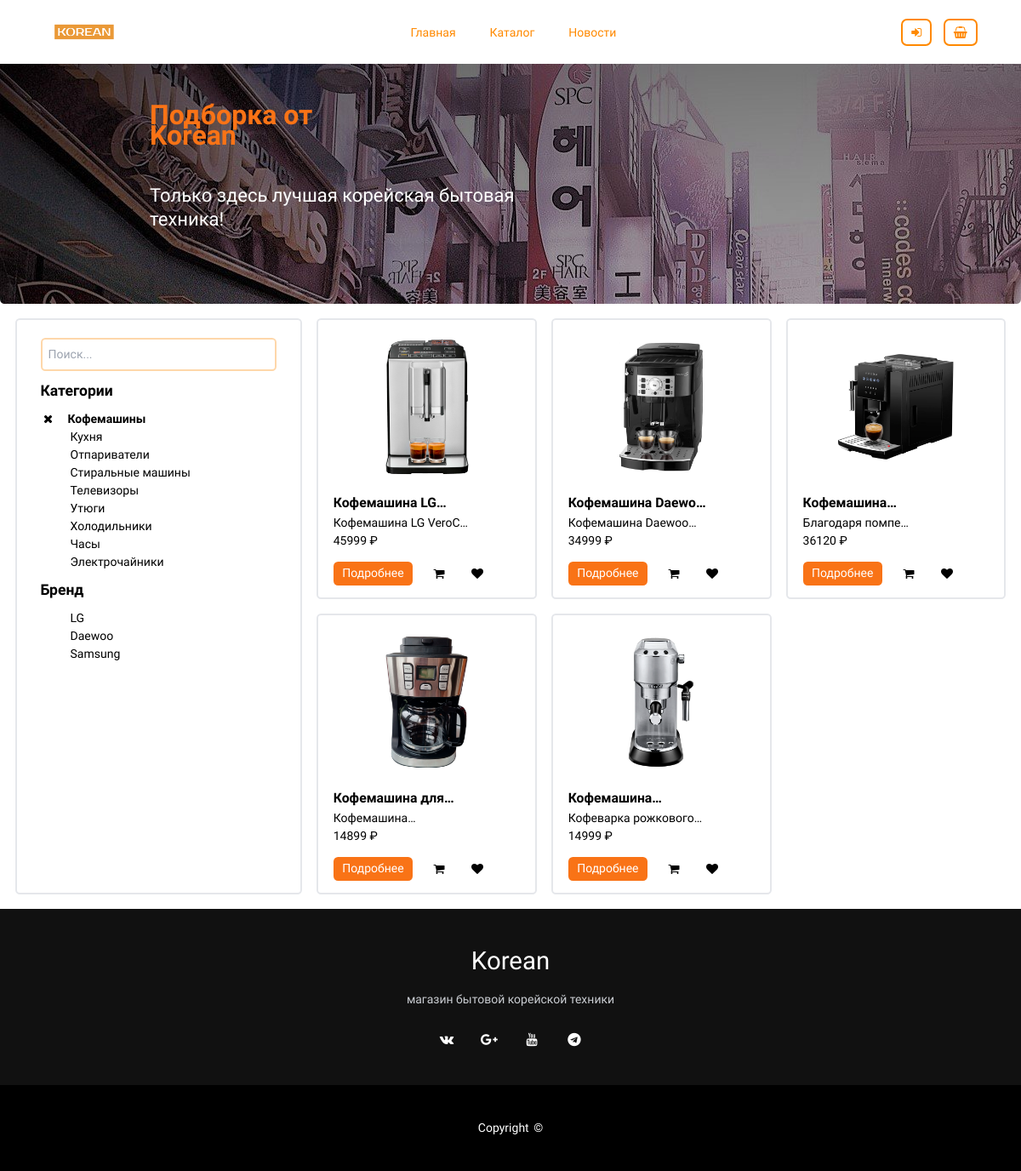
The page /php/catalogue.php?category=Кофемашины on the database its author committed.
### tables this page shows
CREATE TABLE `categories` (
  `category` varchar(255) NOT NULL,
  `brand` varchar(255) DEFAULT NULL
);

CREATE TABLE `products` (
  `id` int(11) NOT NULL,
  `name` varchar(255) NOT NULL,
  `category` varchar(255) NOT NULL,
  `descr` varchar(10000) NOT NULL,
  `price` varchar(255) NOT NULL,
  `img` varchar(255) NOT NULL DEFAULT '../../img/',
  `brand` varchar(255) NOT NULL,
  `q` int(255) NOT NULL DEFAULT '1'
);

### php/catalogue.php (the view, shortened to what this page needs)
<?php
    include("db.php");
    include("header.php");
?>
<div>
       <div class="w-100">
        <div class="catalog-intro bg-auto mt-5 rounded-md" style="background-image: url('../../img/bg.jpg');">
            <div class="catalog-intro__info">
                <h1 class="sm:text-xl text-orange-500">Подборка от<br> Korean</h1>
                <h2 class="text-white"> Только здесь лучшая корейская бытовая техника!</h2>
            </div>
        </div>
        <form action="../../php/buy.php" method="get">
            <div class="grid sm:grid-cols-1 lg:grid-cols-10 m-5 gap-5">
            <div class="flex sm:col-span-1 lg:col-span-3 flex-col border-solid border-2 border-gray-200 rounded-md px-8 pt-3 pb-5">
                    <input class="mt-3 p-2 border-orange-200 border-solid border-2 rounded-md" name="search" placeholder="Поиск...">
                    <p class="py-3 text-xl font-bold">Категории</p>
                <?php $query = "SELECT * FROM `categories`";
                      $result = mysqli_query($db, $query);
                      foreach($result as $row){
                      if($_GET['category'] == $row['category']){
                      ?>
                      <div class="flex items-center">
                        <a href="catalogue.php"><i class="fa fa-times hover:text-orange-500 ease-in-out pl-1 duration-200"></i></a>
                        <a href="?category=<?php echo $row['category']; ?>"><p class="font-bold hover:text-orange-500 px-5 ease-in-out duration-200"><?php echo $row['category']; ?></p></a>
                      </div class="grid lg:grid-cols-3 sm:grid-cols-1 gap-5 p-10 justify-center">
                <?php } else {?>
                    <a href="?category=<?php echo $row['category']; ?>"><p class="hover:text-orange-500 pl-10 px-5 ease-in-out duration-200"><?php echo $row['category']; ?></p></a>
                <?php }} ?>
                    <p class="py-3 text-xl font-bold">Бренд</p>
<?php
$query = "SELECT * FROM `categories`";
$result = mysqli_query($db, $query);
foreach($result as $row){
if($_GET['category'] == $row['brand']){if(!empty($row['brand'])){
?>
<div class="flex items-center">
  <a href="catalogue.php"><i class="fa fa-times hover:text-orange-500 ease-in-out pl-1 duration-200"></i></a>
  <a href="?category=<?php echo $row['brand']; ?>"><p class="font-bold hover:text-orange-500 px-5 ease-in-out duration-200"><?php echo $row['brand']; ?></p></a>
</div class="grid lg:grid-cols-3 sm:grid-cols-1 gap-5 p-10 justify-center">
<?php } else { } ?>
<?php } elseif(!empty($row['brand'])) {?>
    <a href="?category=<?php echo $row['brand']; ?>"><p class="hover:text-orange-500 pl-10 px-5 ease-in-out duration-200"><?php echo $row['brand']; ?></p></a>
<?php }} ?>
            </div>
            <div class="grid sm:col-span-1 lg:col-span-7 lg:grid-cols-3 sm:grid-cols-1 gap-5 justify-center">
                <?php include("cat-products.php"); ?>
            </div>
<?php
    include("footer.php");
?>

### php/cat-products.php (shortened to what this page needs)
<?php
            if(!empty($_GET)){
                if(isset($_GET['category'])){
                $category = $_GET['category'];
                $query = "SELECT * FROM `products` WHERE `category` LIKE '%$category%' OR `brand` LIKE '%$category%'";
                $result = mysqli_query($db, $query);
                }
                else {
                $search = $_GET['search'];
                $search = preg_replace('/\s+/', '', $search);
                $query = "SELECT * FROM `products` WHERE `category` LIKE '%$search%' OR `name` LIKE '%$search%' OR `descr` LIKE '%$search%' OR `brand` LIKE '%$search%'";
                $result = mysqli_query($db, $query);
                }
            } else {
                $query = "SELECT * FROM `products`";
                $result = mysqli_query($db, $query);
            }
                foreach($result as $row){
                    if($row['id'] < 5){
            ?>
            <?php if($_SESSION['role'] == "Администратор"){ ?>
              <div class="grid items-center border-solid border-2 border-gray-200 rounded-md px-5 max-w-sm">
              <a href="../../php/product.php?id=<?php echo $row['id'];?>" class="grid justify-center">
                  <div class="flex justify-center py-5">
                    <img class="object-scale-down h-48 w-48" src="<?php echo $row['img']; ?>">
                  </div>
                  </a>
                  <div>
                    <p class="font-bold line-clamp-1 text-lg"><?php echo $row['name']; ?></p>
                    <h5 class="line-clamp-1"><?php echo $row['descr']; ?></h5>
                    <h5><?php echo $row['price'];?> ₽</h5>
                  </div>
                  <div class="flex w-100 py-4 gap-5">
                    <a href="../../php/product.php?id=<?php echo $row['id']; ?>">
                      <p class="sm:mx-0 bg-orange-500 hover:bg-black ease-in duration-200 text-white px-3 py-1 rounded-md">Подробнее</p>
                    </a>
                    <a href="../../php/delete.php?id=<?php echo $row['id']; ?>">
                      <i class="justify-end fa fa-trash p-2 hover:bg-red-500 hover:text-white rounded-md items-center ease-in duration-200"></i>
                    </a>
                    <a href="../../php/edit.php?id=<?php echo $row['id']; ?>">
                      <i class="justify-end fa fa-pencil-square-o p-2 hover:bg-orange-500 hover:text-white rounded-md items-center ease-in duration-200"></i>
                    </a>
                  </div>
              </div>
              <?php } else {?>
              <div class="grid items-center border-solid border-2 border-gray-200 rounded-md px-5 max-w-sm">
              <a href="../../php/product.php?id=<?php echo $row['id'];?>" class="grid justify-center">
                  <div class="flex justify-center py-5">
                    <img class="object-scale-down h-48 w-48" src="<?php echo $row['img']; ?>">
                  </div>
                  </a>
                  <div class="w-3/4">
                    <p class="font-bold line-clamp-1 text-lg"><?php echo $row['name']; ?></p>
                    <h5 class="line-clamp-1"><?php echo $row['descr']; ?></h5>
                    <h5><?php echo $row['price'];?> ₽</h5>
                  </div>
                  <div class="flex w-100 py-4 gap-5">
                    <a href="../../php/product.php?id=<?php echo $row['id']; ?>">
                      <p class="sm:mx-0 bg-orange-500 hover:bg-black ease-in duration-200 text-white px-3 py-1 rounded-md">Подробнее</p>
                    </a>
                    <a href="../../php/buy.php?id=<?php echo $row['id']; ?>">
                      <i class="justify-end fa fa-shopping-cart p-2 hover:bg-orange-500 hover:text-white rounded-md items-center ease-in duration-200"></i>
                    </a>
                    <a href="../../php/product.php?wish=<?php echo $row['id']; ?>">
                      <i class="justify-end fa fa-heart p-2 hover:bg-red-400 hover:text-white rounded-md items-center ease-in duration-200"></i>
                    </a>
                  </div>
              </div>
              <?php }} elseif(isset($_SESSION['more']) || isset($_GET['category'])){ ?>
                <?php if($_SESSION['role'] == "Администратор"){ ?>
              <div class="grid items-center border-solid border-2 border-gray-200 rounded-md px-5 max-w-sm">
              <a href="../../php/product.php?id=<?php echo $row['id'];?>" class="grid justify-center">
                  <div class="flex justify-center py-5">
                    <img class="object-scale-down h-48 w-48" src="<?php echo $row['img']; ?>">
                  </div>
                  </a>
                  <div class="w-3/4">
                    <p class="font-bold line-clamp-1 text-lg"><?php echo $row['name']; ?></p>
                    <h5 class="line-clamp-1"><?php echo $row['descr']; ?></h5>
                    <h5><?php echo $row['price'];?> ₽</h5>
                  </div>
                  <div class="flex w-100 py-4 gap-5">
                    <a href="../../php/product.php?id=<?php echo $row['id']; ?>">
                      <p class="sm:mx-0 bg-orange-500 hover:bg-black ease-in duration-200 text-white px-3 py-1 rounded-md">Подробнее</p>
                    </a>
                    <a href="../../php/delete.php?id=<?php echo $row['id']; ?>">
                      <i class="justify-end fa fa-trash p-2 hover:bg-red-500 hover:text-white rounded-md items-center ease-in duration-200"></i>
                    </a>
                    <a href="../../php/edit.php?id=<?php echo $row['id']; ?>">
                      <i class="justify-end fa fa-pencil-square-o p-2 hover:bg-orange-500 hover:text-white rounded-md items-center ease-in duration-200"></i>
                    </a>
                  </div>
              </div>
              <?php }else{ ?>
              <div class="grid items-center border-solid border-2 border-gray-200 rounded-md px-5 max-w-sm">
              <a href="../../php/product.php?id=<?php echo $row['id'];?>" class="grid justify-center">
                  <div class="flex justify-center py-5">
                    <img class="object-scale-down h-48 w-48" src="<?php echo $row['img']; ?>">
                  </div>
                  </a>
                  <div class="w-3/4">
                    <p class="font-bold line-clamp-1 text-lg"><?php echo $row['name']; ?></p>
                    <h5 class="line-clamp-1"><?php echo $row['descr']; ?></h5>
                    <h5><?php echo $row['price'];?> ₽</h5>
                  </div>
                  <div class="flex w-100 py-4 gap-5">
                    <a href="../../php/product.php?id=<?php echo $row['id']; ?>">
                      <p class="sm:mx-0 bg-orange-500 hover:bg-black ease-in duration-200 text-white px-3 py-1 rounded-md">Подробнее</p>
                    </a>
                    <a href="../../php/buy.php?id=<?php echo $row['id']; ?>">
                      <i class="justify-end fa fa-shopping-cart p-2 hover:bg-orange-500 hover:text-white rounded-md items-center ease-in duration-200"></i>
                    </a>
                    <a href="../../php/product.php?wish=<?php echo $row['id']; ?>">
                      <i class="justify-end fa fa-heart p-2 hover:bg-red-400 hover:text-white rounded-md items-center ease-in duration-200"></i>
                    </a>
                  </div>
              </div>
              <?php }}}?>
                </div>
              </div>
            </div>

### css/style.css (style rules this page uses)
body { width: 100%; }
* { font-family: 'Exo 2', sans-serif; margin: 0; padding: 0; }
:root { --maincolor:#086FA1; --dopcolor:#FF8900; }

### css/button.css (style rules this page uses)
h1 { font-weight: 400; }

### css/auth.css (style rules this page uses)
:root { font-size: 13px; }
@media screen and (min-width: 1000px) { :root { font-size: 14px; } }
body { margin: 0; padding: 0; width: 100%; height: 100%; font-size: 1rem; font-weight: 300; line-height: 2em; background: #EEEEEE; }

### css/catalog.css (style rules this page uses)
body { background: #fff; font-family: "Poppins", sans-serif; }
.catalog-intro { position: relative; overflow: hidden; background: #f8f8f8; }
.catalog-intro h1 { font-family: 'Exo 2', sans-serif; font-weight: 800; font-size: xx-large; }
.catalog-intro h2 { font: 22px/1.3 "Exo 2", sans-serif; margin-top: 2em; max-width: 500px; }
.catalog-intro__info { padding: 6em 4em 6em; position: relative; }
@media screen and (min-width: 1024px) { .catalog-intro__info { margin-left: 10%; } }

### css/slider.css (style rules this page uses)
*, *::before, *::after { box-sizing: border-box; }
body { margin: 0; padding: 0; }

### rows shown on the page
categories: category "Кофемашины"
categories: category "Кухня", brand "LG"
categories: category "Отпариватели"
categories: category "Стиральные машины", brand "Daewoo"
categories: category "Телевизоры"
categories: category "Утюги"
categories: category "Холодильники", brand "Samsung"
categories: category "Часы"
categories: category "Электрочайники"
products: img (picture), name "Кофемашина…", descr "Кофемашина LG…", price "45999"
products: img (picture), name "Кофемашина…", descr "Кофемашина…", price "34999"
products: img (picture), descr "Благодаря…", price "36120"
products: img (picture), name "Кофемашина…", price "14899"
products: img (picture), descr "Кофеварка…", price "14999"
